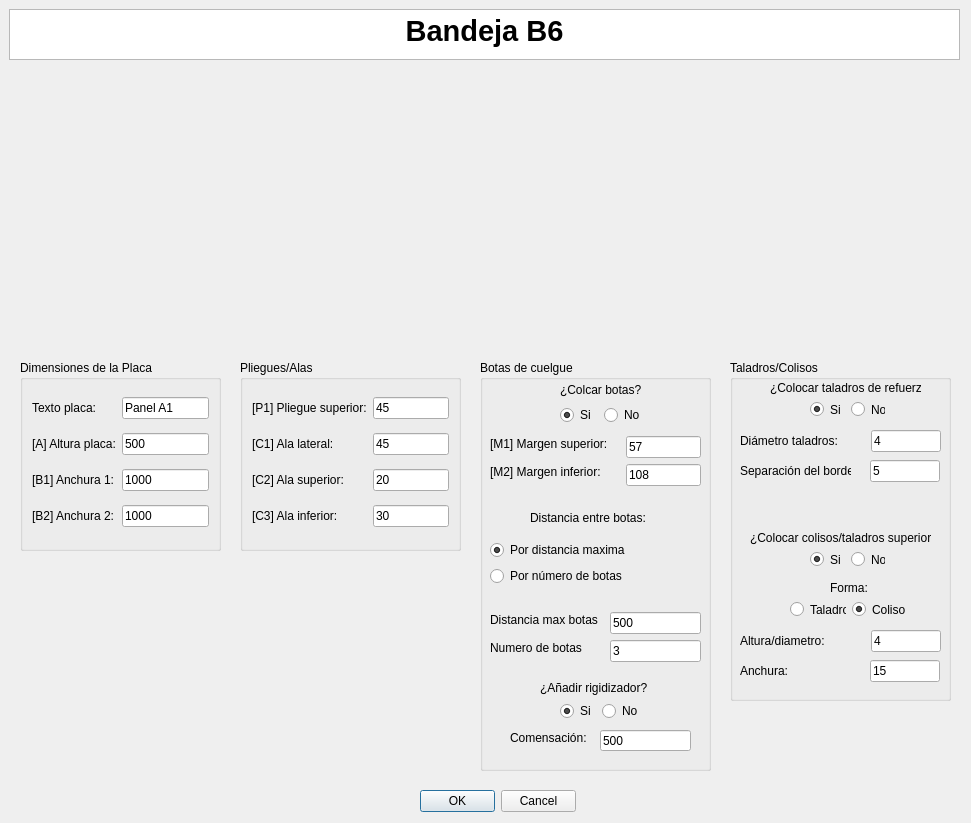
<?xml version="1.0" encoding="UTF-8"?>
<ui version="4.0">
 <class>MyPositionDialog</class>
 <widget class="QDialog" name="MyPositionDialog">
  <property name="geometry">
   <rect>
    <x>0</x>
    <y>0</y>
    <width>971</width>
    <height>823</height>
   </rect>
  </property>
  <property name="windowTitle">
   <string>Enter Position</string>
  </property>
  <property name="whatsThis">
   <string>&lt;html&gt;&lt;head/&gt;&lt;body&gt;&lt;p&gt;Esta ventana de KSDpanel te permite introducir todas las medidas correspondientes del panel seleccionado.&lt;/p&gt;&lt;p&gt;Recuerda que todas las medidas deben de ir en milimetros (mm).&lt;/p&gt;&lt;/body&gt;&lt;/html&gt;</string>
  </property>
  <widget class="QDialogButtonBox" name="buttonBox">
   <property name="geometry">
    <rect>
     <x>420</x>
     <y>790</y>
     <width>156</width>
     <height>23</height>
    </rect>
   </property>
   <property name="orientation">
    <enum>Qt::Horizontal</enum>
   </property>
   <property name="standardButtons">
    <set>QDialogButtonBox::Cancel|QDialogButtonBox::Ok</set>
   </property>
  </widget>
  <widget class="QTextBrowser" name="textBrowser">
   <property name="geometry">
    <rect>
     <x>9</x>
     <y>9</y>
     <width>951</width>
     <height>51</height>
    </rect>
   </property>
   <property name="html">
    <string>&lt;!DOCTYPE HTML PUBLIC &quot;-//W3C//DTD HTML 4.0//EN&quot; &quot;http://www.w3.org/TR/REC-html40/strict.dtd&quot;&gt;
&lt;html&gt;&lt;head&gt;&lt;meta name=&quot;qrichtext&quot; content=&quot;1&quot; /&gt;&lt;style type=&quot;text/css&quot;&gt;
p, li { white-space: pre-wrap; }
&lt;/style&gt;&lt;/head&gt;&lt;body style=&quot; font-family:'MS Shell Dlg 2'; font-size:8.25pt; font-weight:400; font-style:normal;&quot;&gt;
&lt;p align=&quot;center&quot; style=&quot; margin-top:0px; margin-bottom:0px; margin-left:0px; margin-right:0px; -qt-block-indent:0; text-indent:0px;&quot;&gt;&lt;span style=&quot; font-size:22pt; font-weight:600;&quot;&gt;Bandeja B6&lt;/span&gt;&lt;/p&gt;&lt;/body&gt;&lt;/html&gt;</string>
   </property>
  </widget>
  <widget class="QGroupBox" name="groupBox">
   <property name="geometry">
    <rect>
     <x>480</x>
     <y>360</y>
     <width>231</width>
     <height>411</height>
    </rect>
   </property>
   <property name="styleSheet">
    <string notr="true">font: 10pt &quot;MS Shell Dlg 2&quot;;</string>
   </property>
   <property name="title">
    <string>Botas de cuelgue</string>
   </property>
   <widget class="QLineEdit" name="numeroBotasUI">
    <property name="geometry">
     <rect>
      <x>130</x>
      <y>280</y>
      <width>91</width>
      <height>22</height>
     </rect>
    </property>
    <property name="text">
     <string>3</string>
    </property>
   </widget>
   <widget class="QLineEdit" name="distanciaEntreBotasUI">
    <property name="geometry">
     <rect>
      <x>130</x>
      <y>252</y>
      <width>91</width>
      <height>22</height>
     </rect>
    </property>
    <property name="text">
     <string>500</string>
    </property>
   </widget>
   <widget class="QLabel" name="label_7">
    <property name="geometry">
     <rect>
      <x>10</x>
      <y>280</y>
      <width>98</width>
      <height>16</height>
     </rect>
    </property>
    <property name="text">
     <string>Numero de botas</string>
    </property>
   </widget>
   <widget class="QLabel" name="label_6">
    <property name="geometry">
     <rect>
      <x>10</x>
      <y>252</y>
      <width>114</width>
      <height>16</height>
     </rect>
    </property>
    <property name="text">
     <string>Distancia max botas</string>
    </property>
   </widget>
   <widget class="QLabel" name="label_3">
    <property name="geometry">
     <rect>
      <x>10</x>
      <y>76</y>
      <width>130</width>
      <height>16</height>
     </rect>
    </property>
    <property name="text">
     <string>[M1] Margen superior:</string>
    </property>
   </widget>
   <widget class="QLabel" name="label_5">
    <property name="geometry">
     <rect>
      <x>10</x>
      <y>104</y>
      <width>124</width>
      <height>16</height>
     </rect>
    </property>
    <property name="text">
     <string>[M2] Margen inferior:</string>
    </property>
   </widget>
   <widget class="QLineEdit" name="margenAUI">
    <property name="geometry">
     <rect>
      <x>146</x>
      <y>76</y>
      <width>75</width>
      <height>22</height>
     </rect>
    </property>
    <property name="text">
     <string>57</string>
    </property>
   </widget>
   <widget class="QLineEdit" name="margenBUI">
    <property name="geometry">
     <rect>
      <x>146</x>
      <y>104</y>
      <width>75</width>
      <height>22</height>
     </rect>
    </property>
    <property name="text">
     <string>108</string>
    </property>
   </widget>
   <widget class="QLabel" name="label_10">
    <property name="geometry">
     <rect>
      <x>50</x>
      <y>150</y>
      <width>125</width>
      <height>16</height>
     </rect>
    </property>
    <property name="text">
     <string>Distancia entre botas:</string>
    </property>
   </widget>
   <widget class="QWidget" name="layoutWidget">
    <property name="geometry">
     <rect>
      <x>80</x>
      <y>21</y>
      <width>85</width>
      <height>44</height>
     </rect>
    </property>
    <layout class="QGridLayout" name="gridLayout">
     <item row="0" column="0" colspan="2">
      <widget class="QLabel" name="label_2">
       <property name="mouseTracking">
        <bool>false</bool>
       </property>
       <property name="text">
        <string>¿Colcar botas?</string>
       </property>
       <property name="buddy">
        <cstring>label_2</cstring>
       </property>
      </widget>
     </item>
     <item row="1" column="0">
      <widget class="QRadioButton" name="crearBotasUI">
       <property name="text">
        <string>Si</string>
       </property>
       <property name="checked">
        <bool>true</bool>
       </property>
      </widget>
     </item>
     <item row="1" column="1">
      <widget class="QRadioButton" name="noCrearBotasUI">
       <property name="text">
        <string>No</string>
       </property>
      </widget>
     </item>
    </layout>
   </widget>
   <widget class="QWidget" name="layoutWidget">
    <property name="geometry">
     <rect>
      <x>10</x>
      <y>180</y>
      <width>147</width>
      <height>48</height>
     </rect>
    </property>
    <layout class="QVBoxLayout" name="verticalLayout">
     <item>
      <widget class="QRadioButton" name="parametroBotasUI_3">
       <property name="text">
        <string>Por distancia maxima</string>
       </property>
       <property name="checked">
        <bool>true</bool>
       </property>
      </widget>
     </item>
     <item>
      <widget class="QRadioButton" name="parametroBotasUI">
       <property name="text">
        <string>Por número de botas</string>
       </property>
      </widget>
     </item>
    </layout>
   </widget>
   <widget class="QLabel" name="label_23">
    <property name="geometry">
     <rect>
      <x>60</x>
      <y>320</y>
      <width>121</width>
      <height>16</height>
     </rect>
    </property>
    <property name="text">
     <string>¿Añadir rigidizador?</string>
    </property>
   </widget>
   <widget class="QWidget" name="layoutWidget_2">
    <property name="geometry">
     <rect>
      <x>80</x>
      <y>340</y>
      <width>80</width>
      <height>22</height>
     </rect>
    </property>
    <layout class="QHBoxLayout" name="horizontalLayout_4">
     <item>
      <widget class="QRadioButton" name="crearRigidizadorUI">
       <property name="text">
        <string>Si</string>
       </property>
       <property name="checked">
        <bool>true</bool>
       </property>
      </widget>
     </item>
     <item>
      <widget class="QRadioButton" name="noCrearRigidizadorUI">
       <property name="text">
        <string>No</string>
       </property>
      </widget>
     </item>
    </layout>
   </widget>
   <widget class="QLineEdit" name="compensacionGrosorCompositeUI">
    <property name="geometry">
     <rect>
      <x>120</x>
      <y>370</y>
      <width>91</width>
      <height>21</height>
     </rect>
    </property>
    <property name="text">
     <string>500</string>
    </property>
   </widget>
   <widget class="QLabel" name="label_24">
    <property name="geometry">
     <rect>
      <x>30</x>
      <y>370</y>
      <width>91</width>
      <height>16</height>
     </rect>
    </property>
    <property name="text">
     <string>Comensación:</string>
    </property>
   </widget>
  </widget>
  <widget class="QGroupBox" name="groupBox_2">
   <property name="geometry">
    <rect>
     <x>240</x>
     <y>360</y>
     <width>221</width>
     <height>191</height>
    </rect>
   </property>
   <property name="styleSheet">
    <string notr="true">font: 10pt &quot;MS Shell Dlg 2&quot;;</string>
   </property>
   <property name="title">
    <string>Pliegues/Alas</string>
   </property>
   <layout class="QGridLayout" name="gridLayout_2">
    <item row="2" column="1">
     <widget class="QLineEdit" name="alaIzquierdaUI">
      <property name="text">
       <string>45</string>
      </property>
     </widget>
    </item>
    <item row="3" column="1">
     <widget class="QLineEdit" name="alaSuperiorUI">
      <property name="text">
       <string>20</string>
      </property>
     </widget>
    </item>
    <item row="4" column="1">
     <widget class="QLineEdit" name="alaInferiorUI">
      <property name="text">
       <string>30</string>
      </property>
     </widget>
    </item>
    <item row="0" column="1">
     <widget class="QLineEdit" name="pliegueSuperiorUI">
      <property name="text">
       <string>45</string>
      </property>
     </widget>
    </item>
    <item row="3" column="0">
     <widget class="QLabel" name="label_11">
      <property name="text">
       <string>[C2] Ala superior:</string>
      </property>
     </widget>
    </item>
    <item row="4" column="0">
     <widget class="QLabel" name="label_12">
      <property name="text">
       <string>[C3] Ala inferior:</string>
      </property>
     </widget>
    </item>
    <item row="2" column="0">
     <widget class="QLabel" name="label_9">
      <property name="text">
       <string>[C1] Ala lateral:</string>
      </property>
     </widget>
    </item>
    <item row="0" column="0">
     <widget class="QLabel" name="label_13">
      <property name="text">
       <string>[P1] Pliegue superior:</string>
      </property>
     </widget>
    </item>
   </layout>
  </widget>
  <widget class="QLabel" name="imagenPanelUI">
   <property name="geometry">
    <rect>
     <x>220</x>
     <y>70</y>
     <width>521</width>
     <height>281</height>
    </rect>
   </property>
   <property name="text">
    <string/>
   </property>
   <property name="pixmap">
    <pixmap>../imagenes/REF_BH6cotas.jpg</pixmap>
   </property>
   <property name="scaledContents">
    <bool>true</bool>
   </property>
   <property name="wordWrap">
    <bool>false</bool>
   </property>
   <property name="margin">
    <number>0</number>
   </property>
   <property name="openExternalLinks">
    <bool>false</bool>
   </property>
  </widget>
  <widget class="QGroupBox" name="groupBox_3">
   <property name="geometry">
    <rect>
     <x>20</x>
     <y>360</y>
     <width>201</width>
     <height>191</height>
    </rect>
   </property>
   <property name="styleSheet">
    <string notr="true">font: 10pt &quot;MS Shell Dlg 2&quot;;</string>
   </property>
   <property name="title">
    <string>Dimensiones de la Placa</string>
   </property>
   <layout class="QGridLayout" name="gridLayout_3">
    <item row="2" column="1">
     <widget class="QLineEdit" name="anchura1UI">
      <property name="text">
       <string>1000</string>
      </property>
     </widget>
    </item>
    <item row="0" column="1">
     <widget class="QLineEdit" name="textoDescriptivoA0UI">
      <property name="text">
       <string>Panel A1</string>
      </property>
     </widget>
    </item>
    <item row="1" column="0">
     <widget class="QLabel" name="label_8">
      <property name="text">
       <string>[A] Altura placa:</string>
      </property>
     </widget>
    </item>
    <item row="0" column="0">
     <widget class="QLabel" name="label">
      <property name="text">
       <string>Texto placa:</string>
      </property>
     </widget>
    </item>
    <item row="2" column="0">
     <widget class="QLabel" name="label_4">
      <property name="text">
       <string>[B1] Anchura 1:</string>
      </property>
     </widget>
    </item>
    <item row="1" column="1">
     <widget class="QLineEdit" name="alturaPlacaUI">
      <property name="text">
       <string>500</string>
      </property>
     </widget>
    </item>
    <item row="3" column="0">
     <widget class="QLabel" name="label_22">
      <property name="text">
       <string>[B2] Anchura 2:</string>
      </property>
     </widget>
    </item>
    <item row="3" column="1">
     <widget class="QLineEdit" name="anchura2UI">
      <property name="text">
       <string>1000</string>
      </property>
     </widget>
    </item>
   </layout>
  </widget>
  <widget class="QGroupBox" name="groupBox_4">
   <property name="geometry">
    <rect>
     <x>730</x>
     <y>360</y>
     <width>221</width>
     <height>341</height>
    </rect>
   </property>
   <property name="title">
    <string>Taladros/Colisos</string>
   </property>
   <widget class="QLabel" name="label_15">
    <property name="geometry">
     <rect>
      <x>40</x>
      <y>20</y>
      <width>151</width>
      <height>16</height>
     </rect>
    </property>
    <property name="text">
     <string>¿Colocar taladros de refuerzo?</string>
    </property>
   </widget>
   <widget class="QLabel" name="label_16">
    <property name="geometry">
     <rect>
      <x>10</x>
      <y>70</y>
      <width>125</width>
      <height>22</height>
     </rect>
    </property>
    <property name="text">
     <string>Diámetro taladros:</string>
    </property>
   </widget>
   <widget class="QLineEdit" name="diametroTaladrosUI">
    <property name="geometry">
     <rect>
      <x>141</x>
      <y>70</y>
      <width>70</width>
      <height>22</height>
     </rect>
    </property>
    <property name="text">
     <string>4</string>
    </property>
   </widget>
   <widget class="QLineEdit" name="distanciaBordeUI">
    <property name="geometry">
     <rect>
      <x>140</x>
      <y>100</y>
      <width>70</width>
      <height>22</height>
     </rect>
    </property>
    <property name="text">
     <string>5</string>
    </property>
   </widget>
   <widget class="QLabel" name="label_17">
    <property name="geometry">
     <rect>
      <x>10</x>
      <y>100</y>
      <width>111</width>
      <height>21</height>
     </rect>
    </property>
    <property name="text">
     <string>Separación del borde:</string>
    </property>
   </widget>
   <widget class="QLabel" name="label_18">
    <property name="geometry">
     <rect>
      <x>20</x>
      <y>170</y>
      <width>181</width>
      <height>16</height>
     </rect>
    </property>
    <property name="text">
     <string>¿Colocar colisos/taladros superiores?</string>
    </property>
   </widget>
   <widget class="QLabel" name="label_19">
    <property name="geometry">
     <rect>
      <x>100</x>
      <y>220</y>
      <width>41</width>
      <height>16</height>
     </rect>
    </property>
    <property name="text">
     <string>Forma:</string>
    </property>
   </widget>
   <widget class="QLineEdit" name="anchuraColisoUI">
    <property name="geometry">
     <rect>
      <x>140</x>
      <y>300</y>
      <width>70</width>
      <height>22</height>
     </rect>
    </property>
    <property name="text">
     <string>15</string>
    </property>
   </widget>
   <widget class="QLineEdit" name="alturaColisoUI">
    <property name="geometry">
     <rect>
      <x>141</x>
      <y>270</y>
      <width>70</width>
      <height>22</height>
     </rect>
    </property>
    <property name="text">
     <string>4</string>
    </property>
   </widget>
   <widget class="QLabel" name="label_20">
    <property name="geometry">
     <rect>
      <x>10</x>
      <y>300</y>
      <width>111</width>
      <height>21</height>
     </rect>
    </property>
    <property name="text">
     <string>Anchura:</string>
    </property>
   </widget>
   <widget class="QLabel" name="label_21">
    <property name="geometry">
     <rect>
      <x>10</x>
      <y>270</y>
      <width>125</width>
      <height>22</height>
     </rect>
    </property>
    <property name="text">
     <string>Altura/diametro:</string>
    </property>
   </widget>
   <widget class="QWidget" name="layoutWidget">
    <property name="geometry">
     <rect>
      <x>80</x>
      <y>40</y>
      <width>75</width>
      <height>19</height>
     </rect>
    </property>
    <layout class="QHBoxLayout" name="horizontalLayout">
     <item>
      <widget class="QRadioButton" name="crearTaladrosUI">
       <property name="text">
        <string>Si</string>
       </property>
       <property name="checked">
        <bool>true</bool>
       </property>
      </widget>
     </item>
     <item>
      <widget class="QRadioButton" name="noCrearTaladrosUI">
       <property name="text">
        <string>No</string>
       </property>
      </widget>
     </item>
    </layout>
   </widget>
   <widget class="QWidget" name="layoutWidget">
    <property name="geometry">
     <rect>
      <x>80</x>
      <y>190</y>
      <width>75</width>
      <height>19</height>
     </rect>
    </property>
    <layout class="QHBoxLayout" name="horizontalLayout_2">
     <item>
      <widget class="QRadioButton" name="crearColisoUI">
       <property name="text">
        <string>Si</string>
       </property>
       <property name="checked">
        <bool>true</bool>
       </property>
      </widget>
     </item>
     <item>
      <widget class="QRadioButton" name="noCrearColisoUI">
       <property name="text">
        <string>No</string>
       </property>
      </widget>
     </item>
    </layout>
   </widget>
   <widget class="QWidget" name="layoutWidget">
    <property name="geometry">
     <rect>
      <x>60</x>
      <y>240</y>
      <width>118</width>
      <height>19</height>
     </rect>
    </property>
    <layout class="QHBoxLayout" name="horizontalLayout_3">
     <item>
      <widget class="QRadioButton" name="taladroColisoUI">
       <property name="text">
        <string>Taladro</string>
       </property>
      </widget>
     </item>
     <item>
      <widget class="QRadioButton" name="colisoColisoUI">
       <property name="text">
        <string>Coliso</string>
       </property>
       <property name="checked">
        <bool>true</bool>
       </property>
      </widget>
     </item>
    </layout>
   </widget>
  </widget>
  <zorder>groupBox_2</zorder>
  <zorder>groupBox</zorder>
  <zorder>buttonBox</zorder>
  <zorder>textBrowser</zorder>
  <zorder>imagenPanelUI</zorder>
  <zorder>groupBox_3</zorder>
  <zorder>groupBox_4</zorder>
 </widget>
 <resources/>
 <connections>
  <connection>
   <sender>buttonBox</sender>
   <signal>accepted()</signal>
   <receiver>MyPositionDialog</receiver>
   <slot>accept()</slot>
   <hints>
    <hint type="sourcelabel">
     <x>248</x>
     <y>254</y>
    </hint>
    <hint type="destinationlabel">
     <x>157</x>
     <y>274</y>
    </hint>
   </hints>
  </connection>
  <connection>
   <sender>buttonBox</sender>
   <signal>rejected()</signal>
   <receiver>MyPositionDialog</receiver>
   <slot>reject()</slot>
   <hints>
    <hint type="sourcelabel">
     <x>316</x>
     <y>260</y>
    </hint>
    <hint type="destinationlabel">
     <x>286</x>
     <y>274</y>
    </hint>
   </hints>
  </connection>
 </connections>
</ui>
